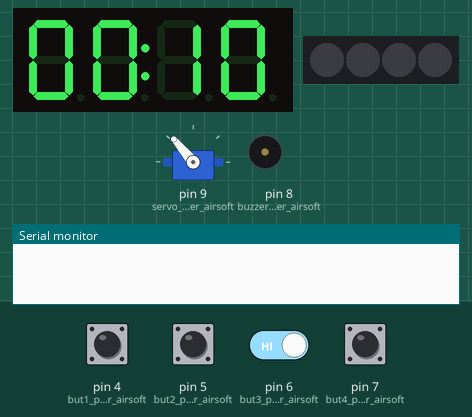
This sketch was run on a simulated Arduino Uno, built with avr-gcc and run on an emulated ATmega328P. Parts: servo, 4-digit seven-segment display, 4 RGB LEDs in strip order, left to right, buzzer (waves = sounding), the last lines printed to the serial monitor. Inputs (shaded band) come from the test bench; at power-on: pin 4 (but1_pin_timer_airsoft), pin 5 (but2_pin_timer_airsoft), pin 6 (but3_pin_timer_airsoft), pin 7 (but4_pin_timer_airsoft) HIGH. Dim RGB values are drawn brighter than linear. At 30.2 s the program stops and its outputs stay as they are.

Above: at 0.8 s.
0.9 s: pin 5 (but2_pin_timer_airsoft) pulled LOW for 3.2 s
At 4.4 s:
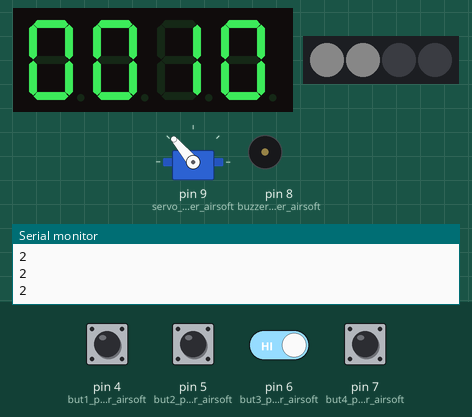
5.6 s: pin 4 (but1_pin_timer_airsoft) pulled LOW for 1 s
At 6.5 s:
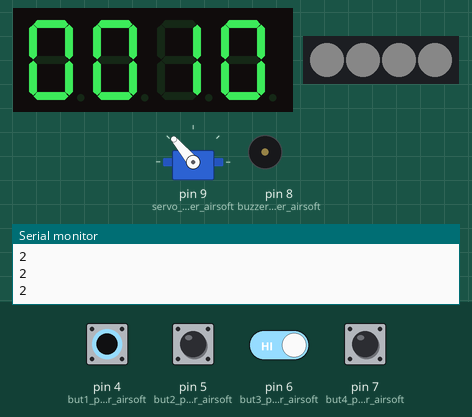
8.1 s: pin 4 (but1_pin_timer_airsoft) pulled LOW for 0.15 s
At 9.0 s:
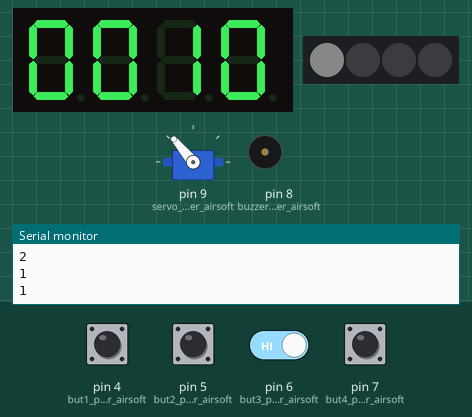
9.7 s: pin 5 (but2_pin_timer_airsoft) driven LOW and pin 6 (but3_pin_timer_airsoft) driven LOW
At 10.6 s:
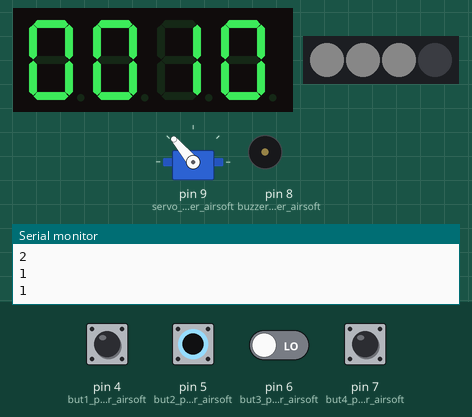
12.7 s: pin 5 (but2_pin_timer_airsoft) driven HIGH
At 13.1 s:
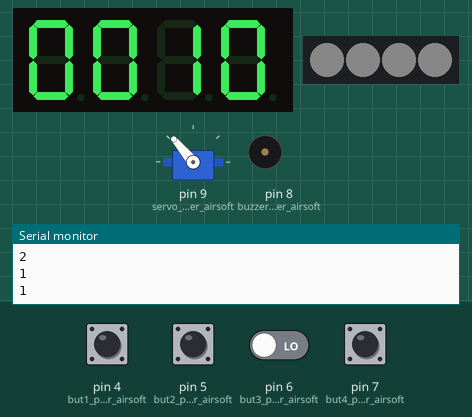
15.7 s: pin 5 (but2_pin_timer_airsoft) driven LOW
At 29.6 s:
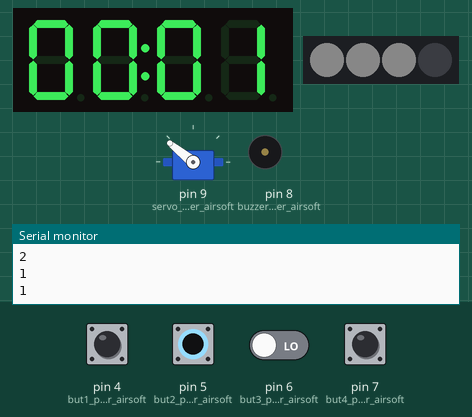
Timing chart, 0 to 31.7 s (numbered marks = the images above; inputs shaded):
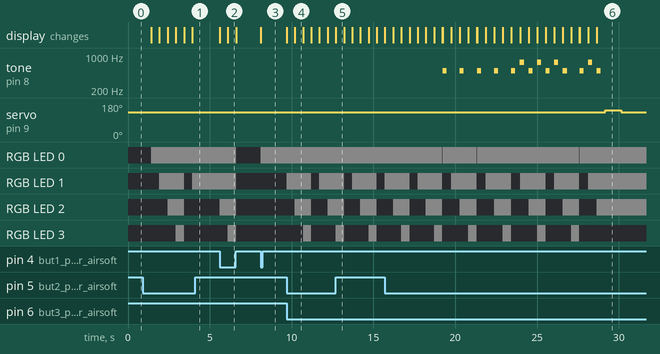

The sketch:

Timer_airsoft_neopixel.ino
```cpp
#include <Servo.h>
#include "TM1637.h"
#include <Adafruit_NeoPixel.h>

#define CLK 2
#define DIO 3

#define but1_pin_timer_airsoft 4
#define but2_pin_timer_airsoft 5
#define but3_pin_timer_airsoft 6
#define but4_pin_timer_airsoft 7

#define buzzer_pin_timer_airsoft 8
#define servo_pin_timer_airsoft 9
#define password_strip_timer_airsoft 10

#define drebezg_timer_airsoft 500

#define tone_many_time_timer_airsoft 500
#define tone_few_time_timer_airsoft 750
#define time_tone2_activation_timer_airsoft 5

#define time_many_time_timer_airsoft 250
#define time_few_time_timer_airsoft 250

#define degrees_disconnect_contacts_timer_airsoft 130
#define degrees_connect_contacts_timer_airsoft 141
#define time_connect_contacts_timer_airsoft 1000
#define time_delay_boom_timer_airsoft 0

#define red_timer_airsoft 50
#define green_timer_airsoft 50
#define blue_timer_airsoft 50

#define light_timer_airsoft 50

unsigned long time_ = 0;
unsigned long time_boom = 10;

short int fuze_cod[4] = {0, 0, 0, 0};
short int defuze_cod[4] = {0, 0, 0, 0};
short int prozes_cod[4] = {0, 0, 0, 0};

bool flag_timer = 0;

short int ind_pass_prozes = 0;

TM1637 tm1637(CLK, DIO);
Servo boom;
Adafruit_NeoPixel strip (4, password_strip_timer_airsoft, NEO_GRB + NEO_KHZ800);

void setup() {
  Serial.begin(9600);

  boom.attach(servo_pin_timer_airsoft);
  boom.write(degrees_disconnect_contacts_timer_airsoft);

  tm1637.init();
  tm1637.set(BRIGHT_TYPICAL);//BRIGHT_TYPICAL = 2,BRIGHT_DARKEST = 0,BRIGHTEST = 7;

  strip.begin();                     // инициализируем объект NeoPixel
  strip.show();                     // отключаем все пиксели на ленте
  strip.setBrightness(light_timer_airsoft);  // указываем яркость (максимум 255)

  pinMode(but1_pin_timer_airsoft, INPUT_PULLUP);
  pinMode(but2_pin_timer_airsoft, INPUT_PULLUP);
  pinMode(but3_pin_timer_airsoft, INPUT_PULLUP);
  pinMode(but4_pin_timer_airsoft, INPUT_PULLUP);


  print_disp(mili_to_int_minut(time_boom * 1000), 1);
  while (digitalRead(but2_pin_timer_airsoft)){
    if (!digitalRead(but1_pin_timer_airsoft)){
      time_boom += 1;
      print_disp(mili_to_int_minut(time_boom * 1000), 1);
      delay(drebezg_timer_airsoft);
    }
    else if (!digitalRead(but3_pin_timer_airsoft)){
      time_boom -= 1;
      print_disp(mili_to_int_minut(time_boom * 1000), 1);
      delay(drebezg_timer_airsoft);
    }
  }
  delay(drebezg_timer_airsoft);

  print_disp(mili_to_int_minut(time_boom * 1000), 0);


  short int i = 0;
  while (i < 4){
    if (!digitalRead(but1_pin_timer_airsoft)){
      fuze_cod[i] = 1;
      strip.setPixelColor(i, red_timer_airsoft, green_timer_airsoft, blue_timer_airsoft);
      strip.show();
      i += 1;
      delay(drebezg_timer_airsoft);
    }
    else if (!digitalRead(but2_pin_timer_airsoft)){
      fuze_cod[i] = 2;
      strip.setPixelColor(i, red_timer_airsoft, green_timer_airsoft, blue_timer_airsoft);
      strip.show();
      i += 1;
      delay(drebezg_timer_airsoft);
    }
    else if (!digitalRead(but3_pin_timer_airsoft)){
      fuze_cod[i] = 3;
      strip.setPixelColor(i, red_timer_airsoft, green_timer_airsoft, blue_timer_airsoft);
      strip.show();
      i += 1;
      delay(drebezg_timer_airsoft);
    }
    else if (!digitalRead(but4_pin_timer_airsoft)){
      fuze_cod[i] = 4;
      strip.setPixelColor(i, red_timer_airsoft, green_timer_airsoft, blue_timer_airsoft);
      strip.show();
      i += 1;
      delay(drebezg_timer_airsoft);
    }
  }
  Serial.println(fuze_cod[0]);
  Serial.println(fuze_cod[1]);
  Serial.println(fuze_cod[2]);
  Serial.println(fuze_cod[3]);
  Serial.println();
  for(i = 0;i < 4;i++) strip.setPixelColor(i, 0, 0, 0);
  strip.show();


  i = 0;
  while (i < 4){
    if (!digitalRead(but1_pin_timer_airsoft)){
      defuze_cod[i] = 1;
      strip.setPixelColor(i, red_timer_airsoft, green_timer_airsoft, blue_timer_airsoft);
      strip.show();
      i += 1;
      delay(drebezg_timer_airsoft);
    }
    else if (!digitalRead(but2_pin_timer_airsoft)){
      defuze_cod[i] = 2;
      strip.setPixelColor(i, red_timer_airsoft, green_timer_airsoft, blue_timer_airsoft);
      strip.show();
      i += 1;
      delay(drebezg_timer_airsoft);
    }
    else if (!digitalRead(but3_pin_timer_airsoft)){
      defuze_cod[i] = 3;
      strip.setPixelColor(i, red_timer_airsoft, green_timer_airsoft, blue_timer_airsoft);
      strip.show();
      i += 1;
      delay(drebezg_timer_airsoft);
    }
    else if (!digitalRead(but4_pin_timer_airsoft)){
      defuze_cod[i] = 4;
      strip.setPixelColor(i, red_timer_airsoft, green_timer_airsoft, blue_timer_airsoft);
      strip.show();
      i += 1;
      delay(drebezg_timer_airsoft);
    }
  }
  Serial.println(defuze_cod[0]);
  Serial.println(defuze_cod[1]);
  Serial.println(defuze_cod[2]);
  Serial.println(defuze_cod[3]);
  Serial.println();
  for(i = 0;i < 4;i++) strip.setPixelColor(i, 0, 0, 0);
  strip.show();
}

void loop() {
  if (flag_timer){
    if (time_boom > 0){
      if (millis() - time_ >= 1000){
        print_disp(mili_to_int_minut(time_boom * 1000), 1);
        tone(buzzer_pin_timer_airsoft, tone_many_time_timer_airsoft, time_many_time_timer_airsoft);
        time_ = millis();
        time_boom -= 1;
      }
      if (millis() - time_ >= 500){
        print_disp(mili_to_int_minut(time_boom * 1000), 0);
        if (time_boom < time_tone2_activation_timer_airsoft + 1) tone(buzzer_pin_timer_airsoft, tone_few_time_timer_airsoft, time_few_time_timer_airsoft);
        //time_ = millis();
      }
    }
    else {
      delay(time_delay_boom_timer_airsoft);
      boom.write(degrees_connect_contacts_timer_airsoft);
      delay(time_connect_contacts_timer_airsoft);
      boom.write(degrees_disconnect_contacts_timer_airsoft);
      for (;;){}
    }
  }


  if (!digitalRead(but1_pin_timer_airsoft)){
    prozes_cod[ind_pass_prozes] = 1;
    strip.setPixelColor(ind_pass_prozes, red_timer_airsoft, green_timer_airsoft, blue_timer_airsoft);
    strip.show();
    ind_pass_prozes += 1;
    delay(drebezg_timer_airsoft);
  }
  else if (!digitalRead(but2_pin_timer_airsoft)){
    prozes_cod[ind_pass_prozes] = 2;
    strip.setPixelColor(ind_pass_prozes, red_timer_airsoft, green_timer_airsoft, blue_timer_airsoft);
    strip.show();
    ind_pass_prozes += 1;
    delay(drebezg_timer_airsoft);
  }
  else if (!digitalRead(but3_pin_timer_airsoft)){
    prozes_cod[ind_pass_prozes] = 3;
    strip.setPixelColor(ind_pass_prozes, red_timer_airsoft, green_timer_airsoft, blue_timer_airsoft);
    strip.show();
    ind_pass_prozes += 1;
    delay(drebezg_timer_airsoft);
  }
  else if (!digitalRead(but4_pin_timer_airsoft)){
    prozes_cod[ind_pass_prozes] = 4;
    strip.setPixelColor(ind_pass_prozes, red_timer_airsoft, green_timer_airsoft, blue_timer_airsoft);
    strip.show();
    ind_pass_prozes += 1;
    delay(drebezg_timer_airsoft);
  }


  if (ind_pass_prozes == 4){
    if (flag_timer){
      if (paaword_richtig(prozes_cod, defuze_cod))flag_timer = 0;
      //prozes_cod = {0, 0, 0, 0};
    }
    else {
      if (paaword_richtig(prozes_cod, fuze_cod))flag_timer = 1;
      //prozes_cod = {0, 0, 0, 0};
    }
    ind_pass_prozes = 0;
    for(short int i = 0;i < 4;i++) strip.setPixelColor(i, 0, 0, 0);
    strip.show();
  }

}


void print_disp(int integ, bool point_on){
  tm1637.point(point_on);
  tm1637.display(3, integ % 10);
  integ = integ / 10;
  tm1637.display(2, integ % 10);
  integ = integ / 10;
  tm1637.display(1, integ % 10);
  integ = integ / 10;
  tm1637.display(0, integ % 10);
}

int mili_to_int_minut(unsigned long time_miles){
  unsigned int time_sec = time_miles / 1000;
  if (time_sec < 60) return time_sec;
  short int sec = time_sec % 60;
  int minut = time_sec / 60;
  return minut * 100 + sec;
}

bool paaword_richtig(short int pass_input[4], short int pass_richtig[4]){
  for(short int i = 0;i < 4;i++){
    if (pass_input[i] != pass_richtig[i]) return false;
  }
  return true;
}
```

Measured:
- after the input at 0.9 s, RGB LED 0: off → RGB(9, 9, 9) after 0.52 s; RGB LED 1: off → RGB(9, 9, 9) after 1.0 s, → off 1.5 s later, → RGB(9, 9, 9) 0.50 s later; RGB LED 2: off → RGB(9, 9, 9) after 1.5 s, → off 1.0 s later; RGB LED 3: off → RGB(9, 9, 9) after 2.0 s, → off 0.50 s later; the display: first changes after 0.52 s (image 1 shows a later state)
- after the input at 5.6 s, RGB LED 0, RGB LED 1: RGB(9, 9, 9) → off after 1.0 s; RGB LED 2: off → RGB(9, 9, 9) at once, → off 1.0 s later; RGB LED 3: off → RGB(9, 9, 9) after 0.50 s, → off 0.50 s later
- after the input at 8.1 s, RGB LED 0: off → RGB(9, 9, 9) at once
- after the input at 9.7 s, RGB LED 1: off → RGB(9, 9, 9) at once, → off 1.5 s later, → RGB(9, 9, 9) 0.50 s later; RGB LED 2: off → RGB(9, 9, 9) after 0.50 s, → off 1.0 s later, → RGB(9, 9, 9) 1.0 s later; RGB LED 3: off → RGB(9, 9, 9) after 1.0 s, → off 0.50 s later
- after the input at 12.7 s, tone on pin 8 (buzzer_pin_timer_airsoft): stops changing and stays silent
- after the input at 15.7 s, tone on pin 8 (buzzer_pin_timer_airsoft): plays 500 Hz for 0.25 s, 500 Hz for 0.25 s, 500 Hz for 0.25 s, 500 Hz for 0.25 s, 500 Hz for 0.25 s, 750 Hz for 0.25 s … (14 notes in this stretch), starting after 3.5 s; servo on pin 9 (servo_pin_timer_airsoft): 130° → 141° after 13.5 s, → 130° 1.0 s later
- what the display in image 4 shows lasts 0.5 s, from 10.2 s to 10.7 s
